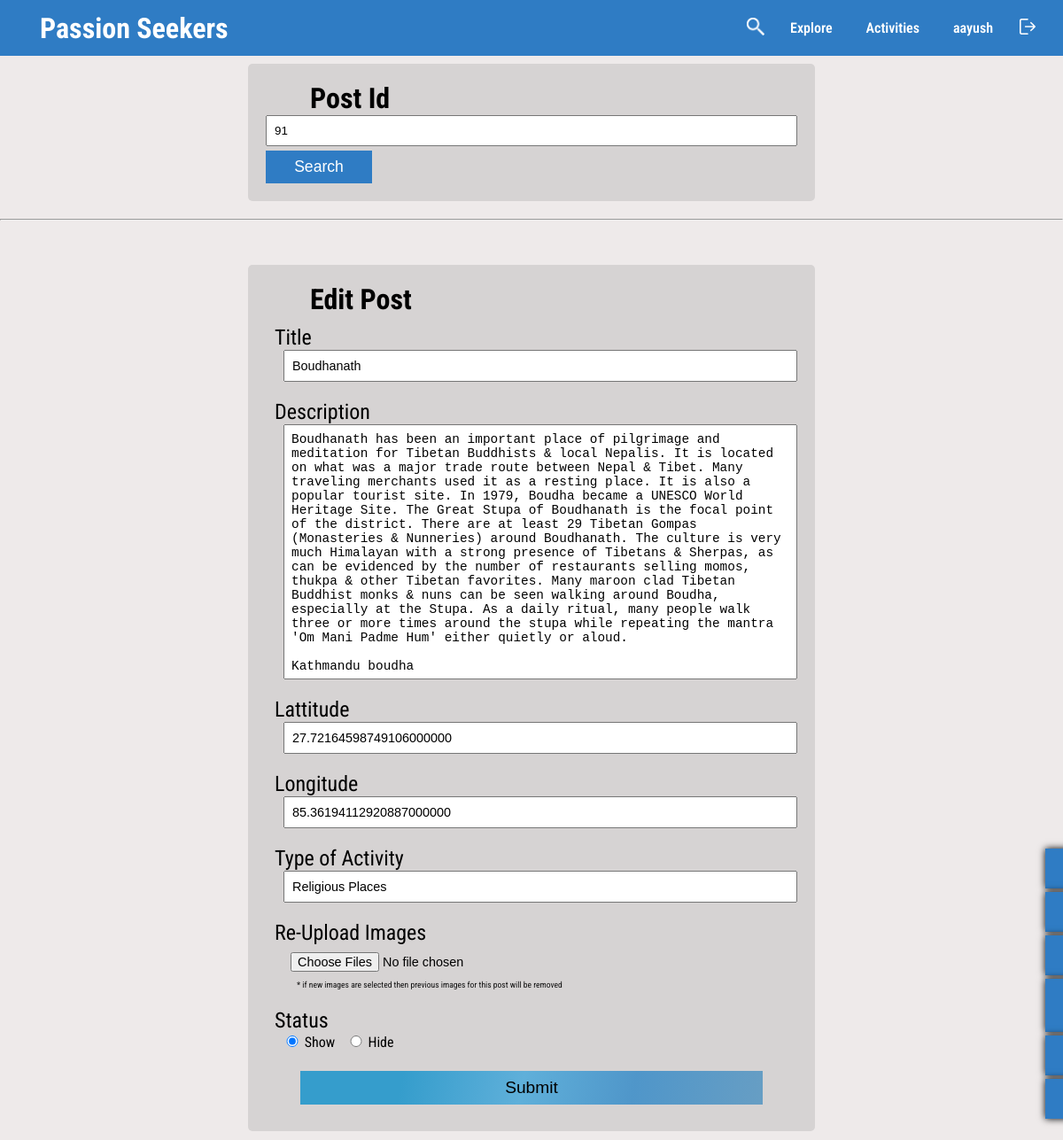
/editPost.php?id=91 (signed in), run on the app's committed database.
### tables this page shows
CREATE TABLE `tbl_location` (
  `id` int NOT NULL,
  `title` varchar(50) NOT NULL,
  `description` text NOT NULL,
  `type_of_activity` varchar(50) NOT NULL,
  `admin_id` int NOT NULL,
  `lattitude` decimal(22,20) NOT NULL,
  `longitude` decimal(22,20) NOT NULL,
  `status` tinyint(1) NOT NULL DEFAULT '1',
  `created_at` timestamp NOT NULL DEFAULT CURRENT_TIMESTAMP,
  `updated_at` timestamp NULL DEFAULT NULL
);

### __connection.php (called while the page is built, shortened)
<?php
function mysqlisAdmin($id, $username)
{
  $query = "SELECT * FROM tbl_admins WHERE username='$username' AND status=1 AND id=$id";
  return $query;
}
function mysqlGetPost($id, $admin = false)
{
  $query = "SELECT
              l.id,l.title,
              l.description,
              a.username,
              l.lattitude,
              l.longitude,
              l.type_of_activity,
              l.created_at,
              l.status,
              l.type_of_activity
            FROM
              `tbl_location` AS l ,`tbl_admins` AS a
            WHERE
              l.admin_id = a.id AND l.id=$id AND l.status=true";
  $query1 = "SELECT `image` FROM `tbl_images` WHERE location_id=$id";
  if ($admin) {
    $query = "SELECT l.id,l.title, l.description, a.username, l.lattitude, l.longitude,l.type_of_activity,l.created_at,l.status
            FROM   `tbl_location` AS l ,`tbl_admins` AS a
            WHERE l.admin_id = a.id AND l.id=$id";
  }
  return [$query, $query1];
}

### editPost.php (the view, shortened to what this page needs)
<?php
require_once './__connection.php';
?>
<!DOCTYPE html>
<html lang="en">
<head>
   <link rel="stylesheet" href="./style/style.css">
   <link rel="stylesheet" href="./style/header-navigationBar.css">
   <link rel="stylesheet" href="./style/edit-post.css">
   <link rel="stylesheet" href="./style/admin-jobs.css">
</head>
<body>
   <?php
   if (isset($_GET['id']) && !empty($_GET['id']) && is_numeric($_GET['id'])) {
      $id = $_GET['id'];
   }
   $checkAdminQuery = mysqlisAdmin($_SESSION['id'], $_SESSION['username']);
   $checkAdminResult = $connection->query($checkAdminQuery);
   if ($checkAdminResult->num_rows == 1) {
      if (isset($id)) {
         $getQuery = mysqlGetPost($id, $admin = true);
         $result = $connection->query($getQuery[0]);
         if ($result->num_rows == 1) {
            $postInformations = $result->fetch_assoc();
         } else {
            $err['id'] = 'Post Not found with id=' . $id . ' !';
            unset($id);
         }
      }
   } else {
      $err['users'] = "Not a valid User!";
   }
   ?>
   <header>
      <?php require_once './__navigationBar.php'; ?>
   </header>
   <?php if ($checkAdminResult->num_rows == 1) {  ?>
      <div class="search__by__post">
         <h2 class="search__by__post__title">Post Id</h2>
         <form method="GET">
            <div class="search__by__post__item">
               <input type="number" name="id" class="search__by__post__item__input" placeholder="Enter post id here!" value=<?php echo isset($id) ? $id : ""; ?>>
               <button class="search__by__post__item__search">Search</button>
            </div>
         </form>
      </div>
      <hr>
      <?php if (isset($id)) { ?>
         <section class="location__information">
            <h2 class="location__information__title">Edit Post</h2>
            <form method="post" class="location__information_upload_form" enctype="multipart/form-data">
               <div class="location_information_upload_form_item">
                  <Label for="title">Title</Label>
                  <input type="text" name="title" id="title" placeholder="Enter title here" value=<?php echo isset($postInformations) ? "\"" . $postInformations['title'] . "\"" : ''; ?>>
               </div>
               <div class="location_information_upload_form_item">
                  <Label for="description">Description</Label>
                  <textarea type="text" name="description" id="description" placeholder="Enter description here"><?php echo isset($postInformations) ? $postInformations['description'] : ''; ?></textarea>
               </div>
               <div class="location_information_upload_form_item">
                  <Label for="lattitude">Lattitude</Label>
                  <input type="number" name="lattitude" id="lattitude" placeholder="Enter lattitude here" value=<?php echo isset($postInformations) ? "\"" . $postInformations['lattitude'] . "\"" : ''; ?> step="any">
               </div>
               <div class="location_information_upload_form_item">
                  <Label for="longitude">Longitude</Label>
                  <input type="number" name="longitude" id="longitude" placeholder="Enter longitude here" value=<?php echo isset($postInformations) ? "\"" . $postInformations['longitude'] . "\"" : ''; ?> step="any">
               </div>
               <div class="location_information_upload_form_item">
                  <Label for="type-of-activity">Type of Activity</Label>
                  <input type="text" name="type-of-activity" id="type-of-activity" placeholder="Enter Type of Activity here" value=<?php echo isset($postInformations) ? "\"" . $postInformations['type_of_activity'] . "\"" : ''; ?>>
               </div>
               <div class="location_information_upload_form_item">
                  <Label for="images">Re-Upload Images</Label>
                  <input type="file" name="images[]" id="images" title="&nbsp;" multiple>
                  <p style="font-size: 0.6rem; color:#111; margin-left:25px;">* if new images are selected then previous images for this post will be removed
               </div>
               <div class="location_information_upload_form_item">
                  <Label for="status">Status</Label>
                  <input type="radio" name="status" id="status" class="location_information_upload_form_item_radio" <?php echo $postInformations['status'] == 1 ? "checked" : " " ?> value="active">
                  <p class="location_information_upload_form_item_text">Show</p>
                  <input type="radio" name="status" id="status" class="location_information_upload_form_item_radio" <?php echo $postInformations['status'] == 0 ? "checked" : " " ?> value="hidden">
                  <p class="location_information_upload_form_item_text">Hide</p>
               </div>
               <div class=" location_information_upload_form_item">
                  <button type="submit" name="update" class="location_information_upload_form_item__submit">Submit</button>
               </div>
            </form>
         </section>
      <?php } ?>
   <?php } ?>
   <?php require_once './__adminJobs.php' ?>
</body>
</html>

### style/style.css (style rules this page uses)
* { box-sizing: border-box; padding: 0; margin: 0; }
:root { --blue: #2f7cc4; --dark-blue:#14436e; --background-color:rgb(238, 234, 234); }
body { font-family: 'Roboto Condensed',sans-serif; font-size: 1rem; background-color:var(--background-color) ; }
hr { width: 100%; margin: 20px 0; }
h2 { margin-left: 50px; }
p { line-height: 1.4; }

### style/header-navigationBar.css (style rules this page uses)
header { max-width: 100vw; }

### style/edit-post.css (style rules this page uses)
.search__by__post { background: rgb(214, 211, 211); border-radius: 5px; margin: 50px auto 0 auto; padding: 20px; width: 40rem; }
.search__by__post__title { font-size: 2rem; }
.search__by__post__item__input { display: block; padding: 8px; width: 100%; }
.search__by__post__item__search { background: var(--blue); border: none; color: white; cursor: pointer; font-size: 1.1rem; font-weight: 400; margin-top: 5px; padding: 8px; transition: all ease 0.3s; width: 20%; }
.location__information { background-color: rgb(214, 211, 211); border-radius: 5px; margin: 50px auto 10px auto; padding: 20px; overflow: hidden; width: 40rem; }
.location__information__title { font-size: 2rem; }
.location_information_upload_form_item label { display: block; font-size: 1.5rem; }
.location_information_upload_form_item { padding: 10px; }
.location_information_upload_form_item input, .location_information_upload_form_item textarea { display: block; font-size: .9rem; margin-left: 10px; padding: 8px; width: 100%; }
.location_information_upload_form_item_radio { display: inline !important; width: 20px !important; }
.location_information_upload_form_item_text { display: inline; }
.location_information_upload_form_item textarea { resize: none; height: 18rem; overflow: scroll; }
.location_information_upload_form_item__submit { background: linear-gradient(100deg, rgba(53, 157, 204, 1) 22%, rgba(73, 169, 219, 0.8435749299719888) 48%, rgba(57, 140, 200, 0.8603816526610644) 72%, rgba(80, 147, 193, 0.835171568627451) 99%); border: none; color: black; cursor: pointer; display: block; font-size: 1.2rem; margin: 0 auto; padding: 8px; transition: all 0.5s ease; width: 90%; }

### data on the page
tbl_location: title "Boudhanath", description "Boudhanath has been an important place of pilgrimage and meditation for Tibetan Buddhists & local Nepalis. It is located on what was a major trade route between Nepal & Tibet. Many traveling merchants used it as a resting place. It is also a popular tourist site. In 1979, Boudha became a UNESCO World Heritage Site. The Great Stupa of Boudhanath is the focal point of the district. There are at least 29 Tibetan Gompas (Monasteries & Nunneries) around Boudhanath. The culture is very much Himalayan with a strong presence of Tibetans & Sherpas, as can be evidenced by the number of restaurants selling momos, thukpa & other Tibetan favorites. Many maroon clad Tibetan Buddhist monks & nuns can be…", lattitude "27.72164598749106000000", longitude "85.36194112920887000000", type-of-activity "Religious Places", status "☑ Status"

### other printed values
$_SESSION['username'] "aayush"
